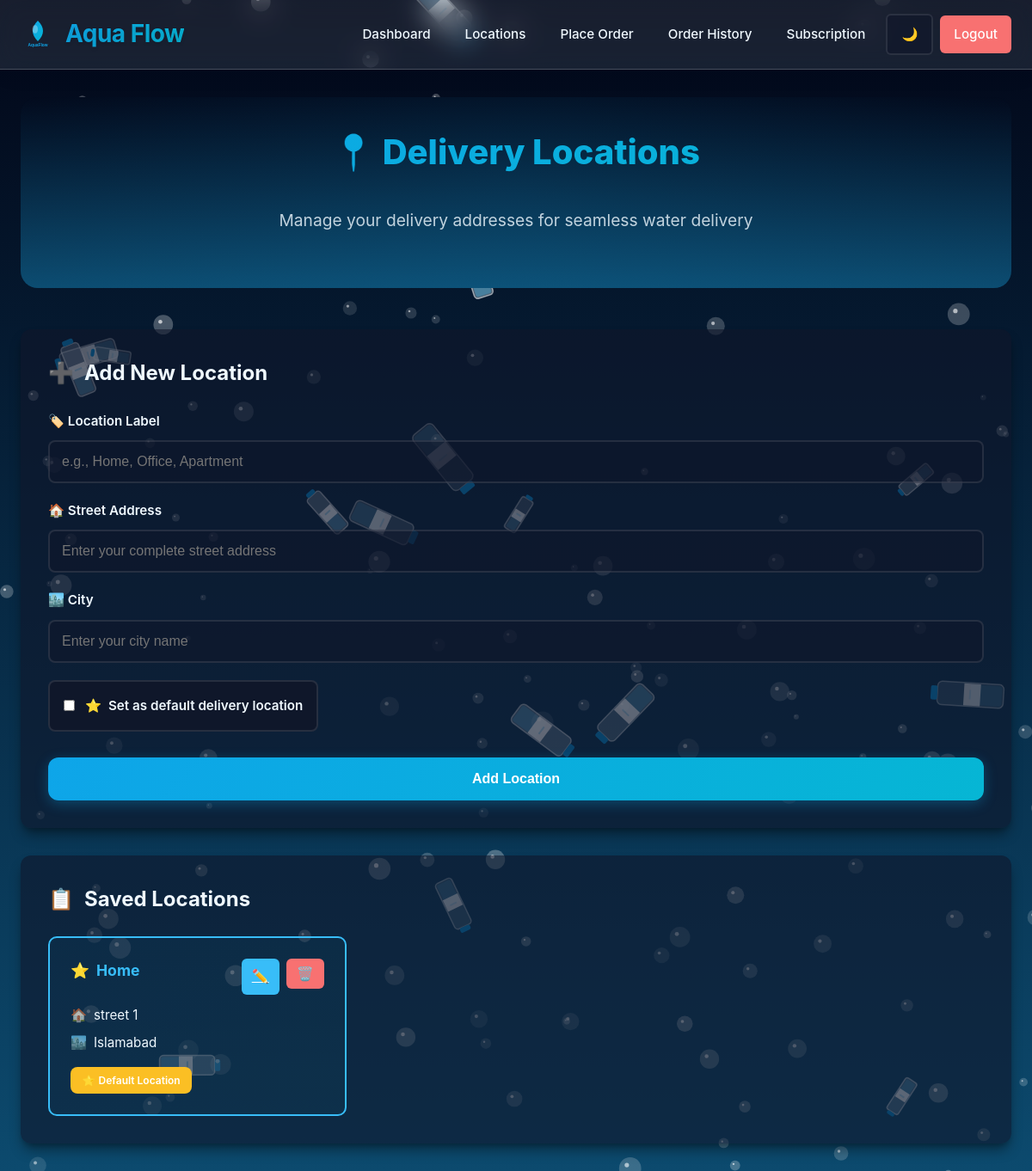
The app's page /locations (signed in) with its own data.
### tables this page shows
CREATE TABLE locations (
    id INTEGER PRIMARY KEY AUTOINCREMENT,
    user_id INTEGER NOT NULL,
    label TEXT NOT NULL,
    address TEXT NOT NULL,
    city TEXT NOT NULL,
    is_default INTEGER DEFAULT 0,
    FOREIGN KEY (user_id) REFERENCES users (id)
);

### app.py (the view, shortened to what this page needs)
@app.route('/locations', methods=['GET', 'POST'])
@login_required
def locations():
    db = get_db()
    user_id = session['user_id']
    user_locations = db.execute('SELECT * FROM locations WHERE user_id = ?', (user_id,)).fetchall()
    return render_template('locations.html', locations=user_locations)

### app.py (called while the page is built, shortened)
def get_db():
    db = getattr(g, '_database', None)
    if db is None:
        db = g._database = sqlite3.connect(DATABASE)
        db.row_factory = sqlite3.Row
    return db

@app.teardown_appcontext
def close_connection(exception):
    db = getattr(g, '_database', None)
    if db is not None:
        db.close()

def generate_subscription_orders():
    db = get_db()
    today_str = date.today().isoformat()
    subscriptions = db.execute('SELECT * FROM subscriptions').fetchall()
    for sub in subscriptions:
        last_gen = sub['last_generated_date'] if 'last_generated_date' in sub.keys() else None
    db.commit()

@app.before_request
def before_request():
    if request.endpoint and 'static' not in request.endpoint:
        if 'water_supply.db' in os.listdir('.'): # simple check to ensure db exists
             pass # Logic moved to explicit call to avoid circular dependency issues during startup
             try:
                 generate_subscription_orders()
             except Exception:
                 pass

def login_required(f):
    from functools import wraps
    @wraps(f)
    def decorated_function(*args, **kwargs):
        if 'user_id' not in session:
            flash('Please login first', 'error')
            return redirect(url_for('login'))
        return f(*args, **kwargs)
    return decorated_function

### templates/locations.html (shortened to what this page needs)
{% extends "base.html" %}
{% block content %}
<div class="page-content">
    <div class="hero-section" style="padding: 2rem 0;">
        <h1 class="hero-title" style="font-size: 2.5rem;">📍 Delivery Locations</h1>
        <p class="hero-subtitle">Manage your delivery addresses for seamless water delivery</p>
    </div>
    <div class="form-container">
        <h2 style="display: flex; align-items: center; gap: 0.75rem; margin-bottom: 1.5rem;">
            <span style="font-size: 1.5rem;">➕</span>
            Add New Location
        </h2>
        <form method="POST" action="{{ url_for('locations') }}">
            <div class="form-group">
                <label for="label">🏷️ Location Label</label>
                <input type="text" id="label" name="label" placeholder="e.g., Home, Office, Apartment" required>
            </div>
            <div class="form-group">
                <label for="address">🏠 Street Address</label>
                <input type="text" id="address" name="address" placeholder="Enter your complete street address" required>
            </div>
            <div class="form-group">
                <label for="city">🏙️ City</label>
                <input type="text" id="city" name="city" placeholder="Enter your city name" required>
            </div>
            <div class="form-group checkbox-group">
                <label style="display: flex; align-items: center; gap: 0.75rem; cursor: pointer; padding: 1rem; background: var(--bg-color); border-radius: 8px; border: 2px solid var(--border-color); transition: all 0.3s ease;">
                    <input type="checkbox" name="is_default" value="1" style="width: auto; margin: 0;">
                    <span style="display: flex; align-items: center; gap: 0.5rem;">
                        <span>⭐</span>
                        Set as default delivery location
                    </span>
                </label>
            </div>
            <button type="submit" class="btn btn-primary">
                <span>Add Location</span>
            </button>
        </form>
    </div>
    <div class="locations-list">
        <h2 style="display: flex; align-items: center; gap: 0.75rem; margin-bottom: 1.5rem;">
            <span style="font-size: 1.5rem;">📋</span>
            Saved Locations
        </h2>
        {% if locations %}
        <div class="location-cards">
            {% for location in locations %}
            <div class="location-card {% if location.is_default %}default-location{% endif %}">
                <div class="location-header">
                    <h3 style="display: flex; align-items: center; gap: 0.5rem;">
                        {% if location.is_default %}
                        <span style="color: var(--warning-color);">⭐</span>
                        {% else %}
                        <span>📍</span>
                        {% endif %}
                        {{ location.label }}
                    </h3>
                    <div class="location-actions">
                        <a href="{{ url_for('edit_location', location_id=location.id) }}" class="btn-icon btn-edit" title="Edit Location">
                            ✏️
                        </a>
                        <form method="POST" action="{{ url_for('delete_location', location_id=location.id) }}" style="display:inline;" onsubmit="return confirm('Are you sure you want to delete this location?');">
                            <button type="submit" class="btn-icon btn-delete" title="Delete Location">
                                🗑️
                            </button>
                        </form>
                    </div>
                </div>
                <p style="display: flex; align-items: center; gap: 0.5rem; margin-bottom: 0.5rem;">
                    <span style="opacity: 0.7;">🏠</span>
                    {{ location.address }}
                </p>
                <p style="display: flex; align-items: center; gap: 0.5rem; margin-bottom: 1rem;">
                    <span style="opacity: 0.7;">🏙️</span>
                    {{ location.city }}
                </p>
                {% if location.is_default %}
                <span class="badge" style="background: var(--warning-color); display: flex; align-items: center; gap: 0.25rem; width: fit-content;">
                    <span>⭐</span> Default Location
                </span>
                {% endif %}
            </div>
            {% endfor %}
        </div>
        {% endif %}
    </div>
</div>
{% endblock %}

### records on screen
locations: label "Home", address "street 1", city "Islamabad", is_default "Default Location"
